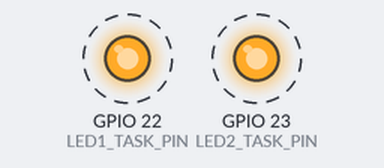
Recording of a program running on a simulated ESP32. Parts: output pins drawn as LEDs (lit = HIGH). Dashed ring = blinking. What the program prints to the serial monitor is not drawn.

Above: at 0.12 s.
Timing chart, 0 to 3.0 s (numbered marks = the images above):
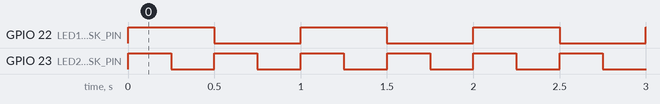

Measured:
- by itself, GPIO 22 (LED1_TASK_PIN): alternates HIGH for 0.50 s and LOW for 0.50 s
- by itself, GPIO 23 (LED2_TASK_PIN): alternates HIGH for 0.25 s and LOW for 0.25 s
- by itself, everything shown: repeats every 1.0 s, in 4 steps

The program:

main.cpp
```cpp
/**
 * @file main.cpp
 * @author Anthony Yalong
 * @brief Dual LED blink using FreeRTOS tasks demonstrating independent task execution using Arduino framework.
 */

// imports
#include <Arduino.h>
#include "driver/gpio.h"
#include "freertos/FreeRTOS.h"
#include "freertos/task.h"

// project configuration
#define BAUDRATE 115200
#define TASK_STACK_DEPTH 4096
#define TASK_PRIORITY 5

// led1 task configuration
#define LED1_TASK_PIN GPIO_NUM_22
#define LED1_TASK_DELAY_MS 500

// led2 task configuration
#define LED2_TASK_PIN GPIO_NUM_23
#define LED2_TASK_DELAY_MS 250

// logging
const char *TAG = "freertos_basic (arduino)";

// led task structure
typedef struct {
  gpio_num_t pin;
  bool state;
  TickType_t delay_ticks;
  TickType_t last_wake;
} led_task_t;

// task configuration
static TaskHandle_t led1_task_handle;
static TaskHandle_t led2_task_handle;
static led_task_t led1_task;
static led_task_t led2_task;

// function prototypes
static void led_task(void *pvParameters);

void setup() {
  // initialize serial
  Serial.begin(BAUDRATE);
  while (!Serial) {
    delay(10);
  }

  // initialize task1
  led1_task = {
    .pin = LED1_TASK_PIN,
    .state = LOW,
    .delay_ticks = pdMS_TO_TICKS(LED1_TASK_DELAY_MS)
  };
  pinMode(LED1_TASK_PIN, OUTPUT);
  digitalWrite(LED1_TASK_PIN, LOW);

  xTaskCreate(
    led_task,
    "led1_task",
    TASK_STACK_DEPTH,
    &led1_task,
    TASK_PRIORITY,
    &led1_task_handle
  );

  // initialize task2
  led2_task = {
    .pin = LED2_TASK_PIN,
    .state = LOW,
    .delay_ticks = pdMS_TO_TICKS(LED2_TASK_DELAY_MS)
  };
  pinMode(LED2_TASK_PIN, OUTPUT);
  digitalWrite(LED2_TASK_PIN, LOW);

  xTaskCreate(
    led_task,
    "led2_task",
    TASK_STACK_DEPTH,
    &led2_task,
    TASK_PRIORITY,
    &led2_task_handle
  );
}

void loop() {
  vTaskDelay(5000 / portTICK_PERIOD_MS);

  UBaseType_t stack1 = uxTaskGetStackHighWaterMark(led1_task_handle);
  UBaseType_t stack2 = uxTaskGetStackHighWaterMark(led2_task_handle);

  Serial.printf("%s: task1 free stack: %u bytes\n", TAG, stack1 * 4);
  Serial.printf("%s: task2 free stack: %u bytes\n", TAG, stack2 * 4);
}

static void led_task(void *pvParameters) {
  // read parameter
  led_task_t *config = (led_task_t *) pvParameters;

  // initalize timing
  config->last_wake = xTaskGetTickCount();

  while (1) {
    // update state
    config->state = !config->state;

    // toggle led
    digitalWrite(config->pin, config->state);
    Serial.printf("%s: led %s\n", TAG, config->state ? "on" : "off");

    // timing
    vTaskDelayUntil(&config->last_wake, config->delay_ticks);
  }

  // safety
  vTaskDelete(NULL);
}
```
